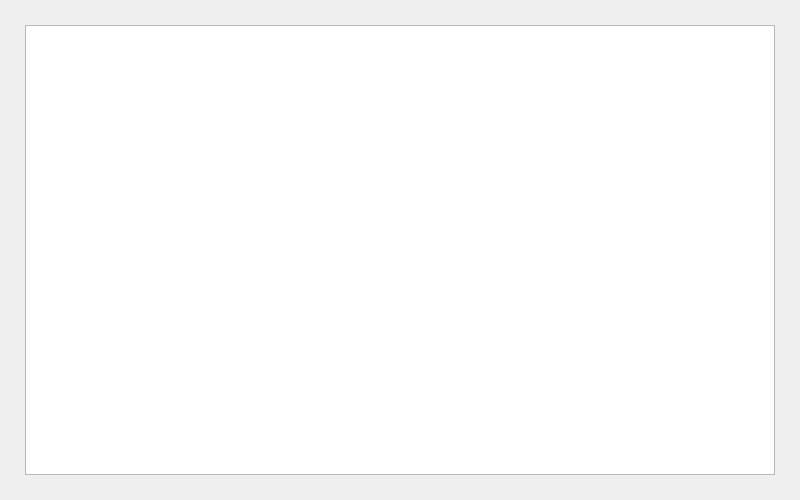
<?xml version="1.0" encoding="UTF-8"?>
<ui version="4.0">
 <class>MainWindow</class>
 <widget class="QMainWindow" name="MainWindow">
  <property name="geometry">
   <rect>
    <x>0</x>
    <y>0</y>
    <width>800</width>
    <height>500</height>
   </rect>
  </property>
  <property name="windowTitle">
   <string>MainWindow</string>
  </property>
  <widget class="QWidget" name="centralwidget">
   <widget class="QTableWidget" name="tableWidget">
    <property name="geometry">
     <rect>
      <x>25</x>
      <y>25</y>
      <width>750</width>
      <height>450</height>
     </rect>
    </property>
   </widget>
  </widget>
 </widget>
 <resources/>
 <connections/>
</ui>
